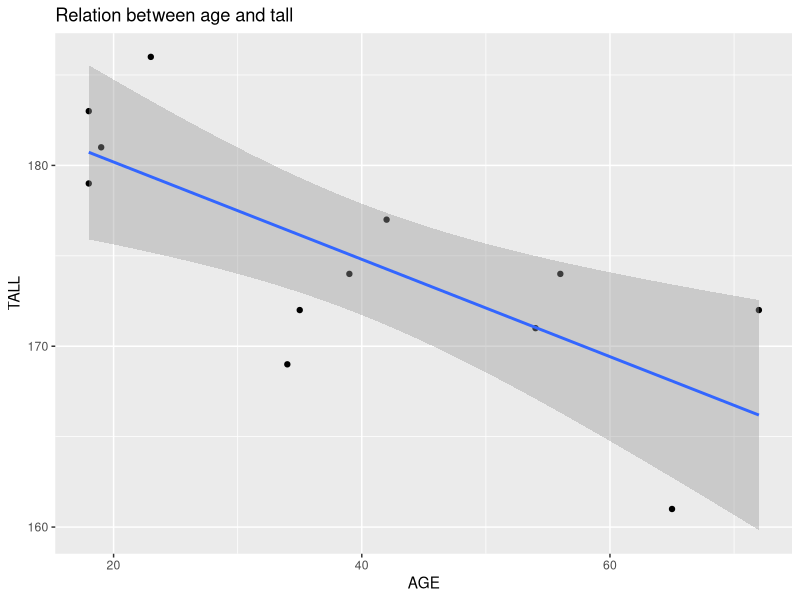

Reproduce this figure in R.
## ---- chunk 1
age <- c(18, 23, 35, 65, 54, 34, 56, 72, 19, 42, 18, 39)
tall <- c(179, 186, 172, 161, 171, 169, 174, 172, 181, 177, 183, 174)
df <- data.frame(age, tall)
df
## ---- chunk 2
lm_result <- lm(tall ~ age, data=df)
# 이건 (y값 ~ x값) 순으로 적어야 함
lm_result
## ---- chunk 3
install.packages("ggplot2")
library(ggplot2)
# ggplot은 +로 옵션을 더함
ggplot(df, aes(age, tall)) + geom_point() + xlab("AGE") + ylab("TALL") + ggtitle("Relation between age and tall") + stat_smooth(method=lm, level=0.95)
# 메소드=리니어모델. level은 신뢰도(기본 0.95)
